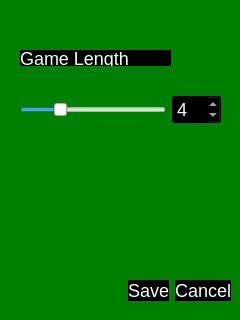
<?xml version="1.0" encoding="UTF-8"?>
<ui version="4.0">
 <class>settingsDialog</class>
 <widget class="QDialog" name="settingsDialog">
  <property name="geometry">
   <rect>
    <x>0</x>
    <y>0</y>
    <width>240</width>
    <height>320</height>
   </rect>
  </property>
  <property name="palette">
   <palette>
    <active>
     <colorrole role="WindowText">
      <brush brushstyle="SolidPattern">
       <color alpha="255">
        <red>255</red>
        <green>255</green>
        <blue>255</blue>
       </color>
      </brush>
     </colorrole>
     <colorrole role="Button">
      <brush brushstyle="SolidPattern">
       <color alpha="255">
        <red>0</red>
        <green>128</green>
        <blue>0</blue>
       </color>
      </brush>
     </colorrole>
     <colorrole role="Text">
      <brush brushstyle="SolidPattern">
       <color alpha="255">
        <red>255</red>
        <green>255</green>
        <blue>255</blue>
       </color>
      </brush>
     </colorrole>
     <colorrole role="ButtonText">
      <brush brushstyle="SolidPattern">
       <color alpha="255">
        <red>255</red>
        <green>255</green>
        <blue>255</blue>
       </color>
      </brush>
     </colorrole>
     <colorrole role="Base">
      <brush brushstyle="SolidPattern">
       <color alpha="255">
        <red>0</red>
        <green>128</green>
        <blue>0</blue>
       </color>
      </brush>
     </colorrole>
     <colorrole role="Window">
      <brush brushstyle="SolidPattern">
       <color alpha="255">
        <red>0</red>
        <green>128</green>
        <blue>0</blue>
       </color>
      </brush>
     </colorrole>
    </active>
    <inactive>
     <colorrole role="WindowText">
      <brush brushstyle="SolidPattern">
       <color alpha="255">
        <red>255</red>
        <green>255</green>
        <blue>255</blue>
       </color>
      </brush>
     </colorrole>
     <colorrole role="Button">
      <brush brushstyle="SolidPattern">
       <color alpha="255">
        <red>0</red>
        <green>128</green>
        <blue>0</blue>
       </color>
      </brush>
     </colorrole>
     <colorrole role="Text">
      <brush brushstyle="SolidPattern">
       <color alpha="255">
        <red>255</red>
        <green>255</green>
        <blue>255</blue>
       </color>
      </brush>
     </colorrole>
     <colorrole role="ButtonText">
      <brush brushstyle="SolidPattern">
       <color alpha="255">
        <red>255</red>
        <green>255</green>
        <blue>255</blue>
       </color>
      </brush>
     </colorrole>
     <colorrole role="Base">
      <brush brushstyle="SolidPattern">
       <color alpha="255">
        <red>0</red>
        <green>128</green>
        <blue>0</blue>
       </color>
      </brush>
     </colorrole>
     <colorrole role="Window">
      <brush brushstyle="SolidPattern">
       <color alpha="255">
        <red>0</red>
        <green>128</green>
        <blue>0</blue>
       </color>
      </brush>
     </colorrole>
    </inactive>
    <disabled>
     <colorrole role="WindowText">
      <brush brushstyle="SolidPattern">
       <color alpha="255">
        <red>255</red>
        <green>255</green>
        <blue>255</blue>
       </color>
      </brush>
     </colorrole>
     <colorrole role="Button">
      <brush brushstyle="SolidPattern">
       <color alpha="255">
        <red>0</red>
        <green>128</green>
        <blue>0</blue>
       </color>
      </brush>
     </colorrole>
     <colorrole role="Text">
      <brush brushstyle="SolidPattern">
       <color alpha="255">
        <red>255</red>
        <green>255</green>
        <blue>255</blue>
       </color>
      </brush>
     </colorrole>
     <colorrole role="ButtonText">
      <brush brushstyle="SolidPattern">
       <color alpha="255">
        <red>255</red>
        <green>255</green>
        <blue>255</blue>
       </color>
      </brush>
     </colorrole>
     <colorrole role="Base">
      <brush brushstyle="SolidPattern">
       <color alpha="255">
        <red>0</red>
        <green>128</green>
        <blue>0</blue>
       </color>
      </brush>
     </colorrole>
     <colorrole role="Window">
      <brush brushstyle="SolidPattern">
       <color alpha="255">
        <red>0</red>
        <green>128</green>
        <blue>0</blue>
       </color>
      </brush>
     </colorrole>
    </disabled>
   </palette>
  </property>
  <property name="windowTitle">
   <string>Dialog</string>
  </property>
  <property name="styleSheet">
   <string notr="true">QFrame { background: transparent; border: none; } 

QPushButton {
   border: none; 
	color: white; 
	background-color: black; 
	font: bold large &quot;Rockwell Extra Bold&quot;; 
	font-size: 18px; 
}

QPushButton:pressed {
		color: gold; 
}
QPushButton:hover {
		color: gold; 
}
QDialog {
	color: white; 
	background-color: green; 
	font: bold large &quot;Rockwell Extra Bold&quot;; 
	font-size: 18px; 
}

QSpinBox, QLabel {
	color: white; 
	background-color: black; 
	font: bold large &quot;Rockwell Extra Bold&quot;; 
	font-size: 18px; 
}</string>
  </property>
  <widget class="QDialogButtonBox" name="buttonBox">
   <property name="geometry">
    <rect>
     <x>10</x>
     <y>270</y>
     <width>221</width>
     <height>41</height>
    </rect>
   </property>
   <property name="orientation">
    <enum>Qt::Horizontal</enum>
   </property>
   <property name="standardButtons">
    <set>QDialogButtonBox::Cancel|QDialogButtonBox::Save</set>
   </property>
  </widget>
  <widget class="QWidget" name="horizontalLayoutWidget">
   <property name="geometry">
    <rect>
     <x>20</x>
     <y>70</y>
     <width>201</width>
     <height>80</height>
    </rect>
   </property>
   <layout class="QHBoxLayout" name="horizontalLayout">
    <item>
     <widget class="QSlider" name="horizontalSlider">
      <property name="minimum">
       <number>2</number>
      </property>
      <property name="maximum">
       <number>10</number>
      </property>
      <property name="singleStep">
       <number>2</number>
      </property>
      <property name="value">
       <number>4</number>
      </property>
      <property name="orientation">
       <enum>Qt::Horizontal</enum>
      </property>
     </widget>
    </item>
    <item>
     <widget class="QSpinBox" name="spinBox">
      <property name="minimum">
       <number>2</number>
      </property>
      <property name="maximum">
       <number>10</number>
      </property>
      <property name="singleStep">
       <number>2</number>
      </property>
      <property name="value">
       <number>4</number>
      </property>
     </widget>
    </item>
   </layout>
  </widget>
  <widget class="QLabel" name="label">
   <property name="geometry">
    <rect>
     <x>20</x>
     <y>50</y>
     <width>151</width>
     <height>16</height>
    </rect>
   </property>
   <property name="text">
    <string>Game Length</string>
   </property>
  </widget>
 </widget>
 <resources/>
 <connections>
  <connection>
   <sender>buttonBox</sender>
   <signal>accepted()</signal>
   <receiver>settingsDialog</receiver>
   <slot>accept()</slot>
   <hints>
    <hint type="sourcelabel">
     <x>248</x>
     <y>254</y>
    </hint>
    <hint type="destinationlabel">
     <x>157</x>
     <y>274</y>
    </hint>
   </hints>
  </connection>
  <connection>
   <sender>buttonBox</sender>
   <signal>rejected()</signal>
   <receiver>settingsDialog</receiver>
   <slot>reject()</slot>
   <hints>
    <hint type="sourcelabel">
     <x>316</x>
     <y>260</y>
    </hint>
    <hint type="destinationlabel">
     <x>286</x>
     <y>274</y>
    </hint>
   </hints>
  </connection>
  <connection>
   <sender>horizontalSlider</sender>
   <signal>sliderMoved(int)</signal>
   <receiver>spinBox</receiver>
   <slot>setValue(int)</slot>
   <hints>
    <hint type="sourcelabel">
     <x>75</x>
     <y>109</y>
    </hint>
    <hint type="destinationlabel">
     <x>157</x>
     <y>109</y>
    </hint>
   </hints>
  </connection>
  <connection>
   <sender>spinBox</sender>
   <signal>valueChanged(int)</signal>
   <receiver>horizontalSlider</receiver>
   <slot>setValue(int)</slot>
   <hints>
    <hint type="sourcelabel">
     <x>157</x>
     <y>109</y>
    </hint>
    <hint type="destinationlabel">
     <x>75</x>
     <y>109</y>
    </hint>
   </hints>
  </connection>
 </connections>
</ui>
